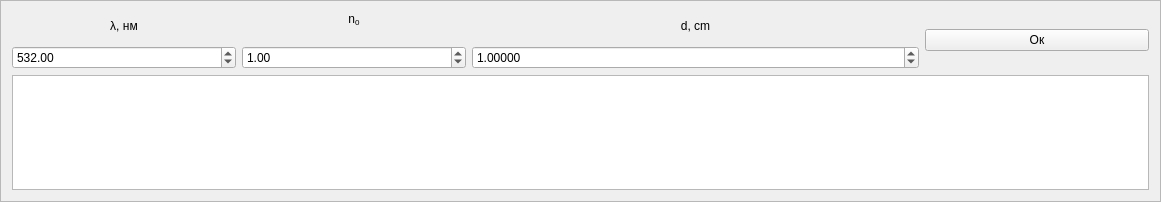
<?xml version="1.0" encoding="UTF-8"?>
<ui version="4.0">
 <class>ImChi3</class>
 <widget class="QFrame" name="ImChi3">
  <property name="geometry">
   <rect>
    <x>0</x>
    <y>0</y>
    <width>1161</width>
    <height>202</height>
   </rect>
  </property>
  <property name="windowTitle">
   <string>Frame</string>
  </property>
  <property name="frameShape">
   <enum>QFrame::StyledPanel</enum>
  </property>
  <property name="frameShadow">
   <enum>QFrame::Raised</enum>
  </property>
  <layout class="QHBoxLayout" name="horizontalLayout">
   <item>
    <layout class="QGridLayout" name="gridLayout_14">
     <item row="1" column="2" colspan="2">
      <widget class="QDoubleSpinBox" name="ImChi3_d">
       <property name="decimals">
        <number>5</number>
       </property>
       <property name="minimum">
        <double>0.000010000000000</double>
       </property>
       <property name="maximum">
        <double>999.990000000000009</double>
       </property>
       <property name="value">
        <double>1.000000000000000</double>
       </property>
      </widget>
     </item>
     <item row="0" column="1">
      <widget class="QLabel" name="label_35">
       <property name="text">
        <string>&lt;html&gt;&lt;head/&gt;&lt;body&gt;&lt;p&gt;n&lt;span style=&quot; vertical-align:sub;&quot;&gt;0&lt;/span&gt;&lt;br/&gt;&lt;/p&gt;&lt;/body&gt;&lt;/html&gt;</string>
       </property>
       <property name="alignment">
        <set>Qt::AlignCenter</set>
       </property>
      </widget>
     </item>
     <item row="1" column="1">
      <widget class="QDoubleSpinBox" name="ImChi3_n0">
       <property name="singleStep">
        <double>0.100000000000000</double>
       </property>
       <property name="value">
        <double>1.000000000000000</double>
       </property>
      </widget>
     </item>
     <item row="0" column="2" colspan="2">
      <widget class="QLabel" name="label_43">
       <property name="text">
        <string>d, cm</string>
       </property>
       <property name="alignment">
        <set>Qt::AlignCenter</set>
       </property>
      </widget>
     </item>
     <item row="2" column="0" colspan="5">
      <widget class="QTextEdit" name="ImChi3_console"/>
     </item>
     <item row="0" column="4" rowspan="2">
      <widget class="QPushButton" name="ImChi3_ok">
       <property name="text">
        <string>Ок</string>
       </property>
      </widget>
     </item>
     <item row="0" column="0">
      <widget class="QLabel" name="label_41">
       <property name="text">
        <string>&lt;html&gt;&lt;head/&gt;&lt;body&gt;&lt;p&gt;λ, нм&lt;/p&gt;&lt;/body&gt;&lt;/html&gt;</string>
       </property>
       <property name="alignment">
        <set>Qt::AlignCenter</set>
       </property>
      </widget>
     </item>
     <item row="1" column="0">
      <widget class="QDoubleSpinBox" name="ImChi3_lambda">
       <property name="maximum">
        <double>10000.000000000000000</double>
       </property>
       <property name="value">
        <double>532.000000000000000</double>
       </property>
      </widget>
     </item>
    </layout>
   </item>
  </layout>
 </widget>
 <resources/>
 <connections/>
</ui>
